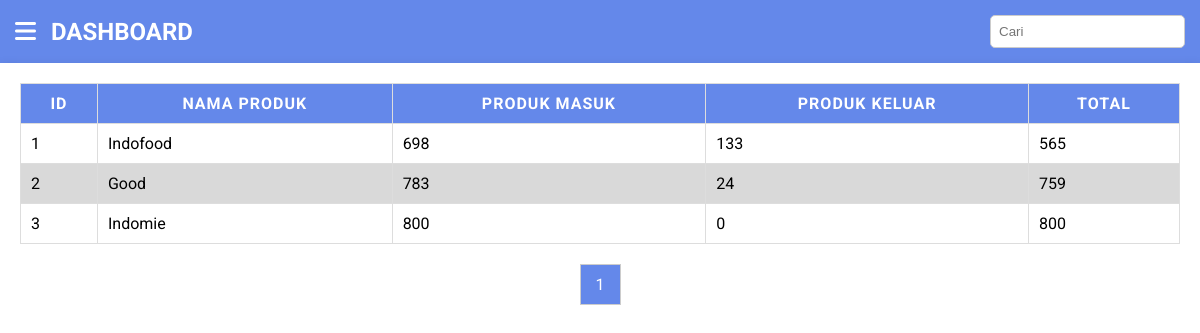
The app's page /index.php (signed in), older data.
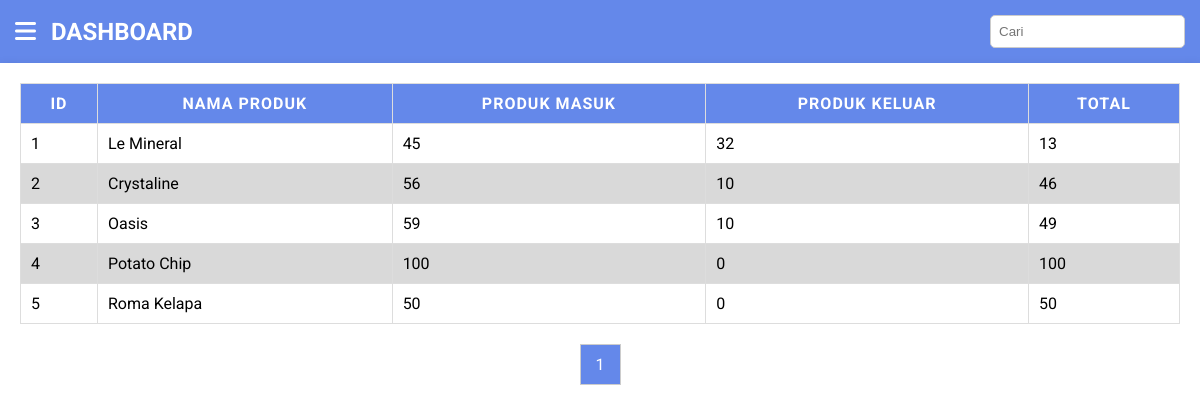
The same page, newer data.
### tables this page shows
CREATE TABLE `produk` (
  `id` int(11) NOT NULL AUTO_INCREMENT,
  `nama_produk` varchar(255) NOT NULL,
  `merk` varchar(255) NOT NULL,
  `produk_masuk` int(11) DEFAULT 0,
  `produk_keluar` int(11) DEFAULT 0,
  `jumlah` int(11) DEFAULT 0,
  `tanggal` date NOT NULL,
  PRIMARY KEY (`id`)
);

### index.php (the view, shortened to what this page needs)
<?php
include 'db.php';
$limit = 5;
$page = isset($_GET['page']) ? (int)$_GET['page'] : 1;
$offset = ($page - 1) * $limit;
$search = "";
$sql_count = "SELECT COUNT(*) as total FROM produk";
$result_count = mysqli_query($conn, $sql_count);
$row_count = mysqli_fetch_assoc($result_count);
$total_rows = $row_count['total'];
$total_pages = ceil($total_rows / $limit);
$sql = "SELECT id, nama_produk, merk, produk_masuk, produk_keluar, (produk_masuk - produk_keluar) AS total
        FROM produk";
$sql .= " LIMIT $limit OFFSET $offset";
$result = mysqli_query($conn, $sql);
?>
<!DOCTYPE html>
<html lang="en">
<head>
  <link rel="stylesheet" href="css/style.css">
  <link rel="stylesheet" href="https://cdnjs.cloudflare.com/ajax/libs/font-awesome/6.0.0-beta3/css/all.min.css">
</head>
<body>
  <div class="dashboard-header">
    <div class="hamburger">
      <i class="fas fa-bars" id="hamburger-icon"></i>
    </div>
    <h2>DASHBOARD</h2>
    <div class="search-container">
      <form action="" method="GET" autocomplete="off">
        <input type="text" name="search" placeholder="Cari" value="<?= htmlspecialchars($search); ?>">
      </form>
    </div>
  </div>
  <div class="content-wrapper">
    <table>
      <thead>
        <tr>
          <th>ID</th>
          <th>Nama Produk</th>
          <th>Produk Masuk</th>
          <th>Produk Keluar</th>
          <th>Total</th>
        </tr>
      </thead>
      <tbody>
        <?php
                if (mysqli_num_rows($result) > 0) {
                  $i = $offset + 1;
                    while ($row = mysqli_fetch_assoc($result)) {
                        echo "<tr>";
                        echo "<td>" . $i . "</td>";
                        echo "<td>" . $row["merk"] . "</td>";
                        echo "<td>" . $row["produk_masuk"] . "</td>";
                        echo "<td>" . $row["produk_keluar"] . "</td>";
                        echo "<td>" . $row["total"] . "</td>";
                        $i++;
                        echo "</tr>";
                    }
                } else {
                    echo "<tr><td colspan='5'>Tidak ada data</td></tr>";
                }
                ?>
      </tbody>
    </table>
    <div class="pagination">
      <?php for ($i = 1; $i <= $total_pages; $i++): ?>
      <a href="?page=<?= $i ?>&search=<?= htmlspecialchars($search); ?>" class="<?= ($i == $page) ? 'active' : '' ?>">
        <?= $i ?>
      </a>
      <?php endfor; ?>
    </div>
  </div>
</body>
</html>

### css/style.css (style rules this page uses)
* { box-sizing: border-box; }
body { font-family: "Roboto", sans-serif; background-color: #8187b8; margin: 0; padding: 0; overflow-x: hidden; }
.content-wrapper { width: 100%; margin: 0 auto; background-color: white; padding: 20px; box-shadow: 0 2px 10px rgba(0, 0, 0, 0.1); min-height: 100vh; overflow: hidden; }
table { width: 100%; border-collapse: collapse; background-color: white; }
table, th, td { border: 1px solid #ddd; }
th, td { padding: 10px; text-align: left; }
table tr:nth-child(odd) td { background-color: white; }
table tr:nth-child(even) td { background-color: #d9d9d9; }
th { letter-spacing: 1px; text-transform: uppercase; color: #fff; background-color: #6488ea; text-align: center; }
.dashboard-header { display: flex; justify-content: flex-start; align-items: center; background-color: #6488ea; color: white; padding: 15px; }
.dashboard-header h2 { margin: 0; margin-left: 15px; }
.hamburger { font-size: 24px; cursor: pointer; }
.search-container { display: flex; margin-left: auto; }
.search-container form { display: flex; }
.search-container input[type="text"] { padding: 8px; border-radius: 5px; border: 1px solid #ccc; }
.pagination { margin: 20px 0; display: flex; justify-content: center; }
.pagination a { padding: 10px 15px; margin: 0 5px; border: 1px solid #ccc; text-decoration: none; color: #333; }
.pagination a.active { background-color: #6488ea; color: white; }

Row changes from the older to the newer data that the page shows:
removed produk: merk "Indofood", produk_masuk "698", produk_keluar "133", total "565"
removed produk: merk "Good", produk_masuk "783", produk_keluar "24", total "759"
removed produk: merk "Indomie", produk_masuk "800", produk_keluar "0", total "800"
added produk: merk "Le Mineral", produk_masuk "45", produk_keluar "32", total "13"
added produk: merk "Crystaline", produk_masuk "56", produk_keluar "10", total "46"
added produk: merk "Oasis", produk_masuk "59", produk_keluar "10", total "49"
added produk: merk "Potato Chip", produk_masuk "100", produk_keluar "0", total "100"
added produk: merk "Roma Kelapa", produk_masuk "50", produk_keluar "0", total "50"
